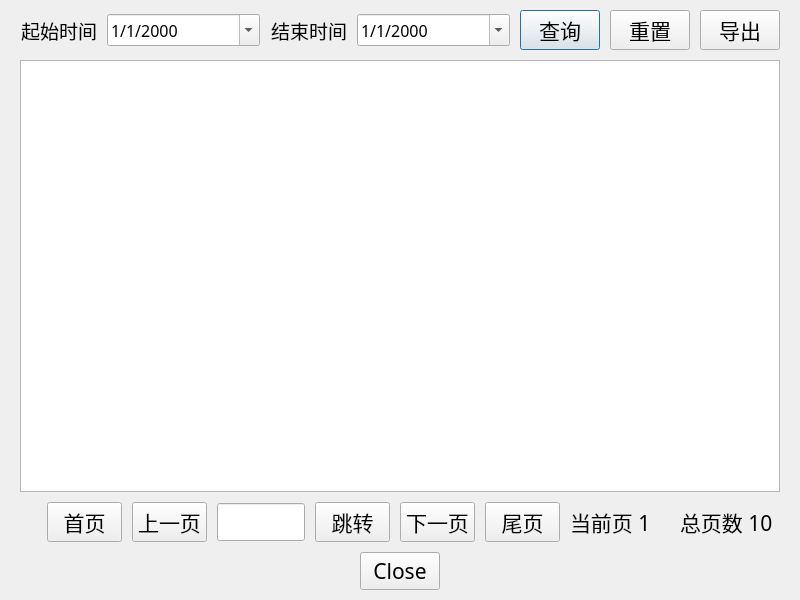
<?xml version="1.0" encoding="UTF-8"?>
<ui version="4.0">
 <class>DataDialog</class>
 <widget class="QDialog" name="DataDialog">
  <property name="geometry">
   <rect>
    <x>0</x>
    <y>0</y>
    <width>800</width>
    <height>600</height>
   </rect>
  </property>
  <property name="minimumSize">
   <size>
    <width>800</width>
    <height>600</height>
   </size>
  </property>
  <property name="windowTitle">
   <string>Dialog</string>
  </property>
  <layout class="QVBoxLayout" name="verticalLayout">
   <property name="spacing">
    <number>10</number>
   </property>
   <property name="leftMargin">
    <number>20</number>
   </property>
   <property name="topMargin">
    <number>10</number>
   </property>
   <property name="rightMargin">
    <number>20</number>
   </property>
   <property name="bottomMargin">
    <number>10</number>
   </property>
   <item>
    <layout class="QHBoxLayout" name="horizontalLayout" stretch="1,2,1,2,1,1,0">
     <property name="spacing">
      <number>10</number>
     </property>
     <property name="leftMargin">
      <number>0</number>
     </property>
     <property name="rightMargin">
      <number>0</number>
     </property>
     <item>
      <widget class="QLabel" name="label">
       <property name="minimumSize">
        <size>
         <width>0</width>
         <height>30</height>
        </size>
       </property>
       <property name="font">
        <font>
         <family>微软雅黑</family>
         <pointsize>14</pointsize>
        </font>
       </property>
       <property name="text">
        <string>起始时间</string>
       </property>
       <property name="alignment">
        <set>Qt::AlignRight|Qt::AlignTrailing|Qt::AlignVCenter</set>
       </property>
      </widget>
     </item>
     <item>
      <widget class="QDateTimeEdit" name="startTE">
       <property name="minimumSize">
        <size>
         <width>150</width>
         <height>30</height>
        </size>
       </property>
       <property name="font">
        <font>
         <family>微软雅黑</family>
         <pointsize>12</pointsize>
        </font>
       </property>
       <property name="displayFormat">
        <string>d/M/yyyy</string>
       </property>
       <property name="calendarPopup">
        <bool>true</bool>
       </property>
       <property name="timeSpec">
        <enum>Qt::LocalTime</enum>
       </property>
      </widget>
     </item>
     <item>
      <widget class="QLabel" name="label_2">
       <property name="minimumSize">
        <size>
         <width>0</width>
         <height>30</height>
        </size>
       </property>
       <property name="font">
        <font>
         <family>微软雅黑</family>
         <pointsize>14</pointsize>
        </font>
       </property>
       <property name="text">
        <string>结束时间</string>
       </property>
       <property name="alignment">
        <set>Qt::AlignRight|Qt::AlignTrailing|Qt::AlignVCenter</set>
       </property>
      </widget>
     </item>
     <item>
      <widget class="QDateTimeEdit" name="stopTE">
       <property name="minimumSize">
        <size>
         <width>150</width>
         <height>30</height>
        </size>
       </property>
       <property name="font">
        <font>
         <family>微软雅黑</family>
         <pointsize>12</pointsize>
        </font>
       </property>
       <property name="displayFormat">
        <string>d/M/yyyy</string>
       </property>
       <property name="calendarPopup">
        <bool>true</bool>
       </property>
      </widget>
     </item>
     <item>
      <widget class="QPushButton" name="queryBtn">
       <property name="minimumSize">
        <size>
         <width>0</width>
         <height>30</height>
        </size>
       </property>
       <property name="font">
        <font>
         <family>微软雅黑</family>
         <pointsize>16</pointsize>
        </font>
       </property>
       <property name="text">
        <string>查询</string>
       </property>
      </widget>
     </item>
     <item>
      <widget class="QPushButton" name="resetBtn">
       <property name="minimumSize">
        <size>
         <width>0</width>
         <height>30</height>
        </size>
       </property>
       <property name="font">
        <font>
         <family>微软雅黑</family>
         <pointsize>16</pointsize>
        </font>
       </property>
       <property name="text">
        <string>重置</string>
       </property>
      </widget>
     </item>
     <item>
      <widget class="QPushButton" name="exportBtn">
       <property name="minimumSize">
        <size>
         <width>75</width>
         <height>30</height>
        </size>
       </property>
       <property name="font">
        <font>
         <family>微软雅黑</family>
         <pointsize>16</pointsize>
        </font>
       </property>
       <property name="text">
        <string>导出</string>
       </property>
      </widget>
     </item>
    </layout>
   </item>
   <item>
    <widget class="QTableView" name="tableView">
     <property name="font">
      <font>
       <family>微软雅黑</family>
       <pointsize>16</pointsize>
      </font>
     </property>
    </widget>
   </item>
   <item>
    <layout class="QHBoxLayout" name="horizontalLayout_2">
     <property name="spacing">
      <number>10</number>
     </property>
     <property name="leftMargin">
      <number>0</number>
     </property>
     <item>
      <spacer name="horizontalSpacer">
       <property name="orientation">
        <enum>Qt::Horizontal</enum>
       </property>
       <property name="sizeHint" stdset="0">
        <size>
         <width>40</width>
         <height>20</height>
        </size>
       </property>
      </spacer>
     </item>
     <item>
      <widget class="QPushButton" name="firstPageBtn">
       <property name="minimumSize">
        <size>
         <width>75</width>
         <height>30</height>
        </size>
       </property>
       <property name="font">
        <font>
         <family>微软雅黑</family>
         <pointsize>16</pointsize>
        </font>
       </property>
       <property name="text">
        <string>首页</string>
       </property>
      </widget>
     </item>
     <item>
      <widget class="QPushButton" name="prePageBtn">
       <property name="minimumSize">
        <size>
         <width>75</width>
         <height>30</height>
        </size>
       </property>
       <property name="font">
        <font>
         <family>微软雅黑</family>
         <pointsize>16</pointsize>
        </font>
       </property>
       <property name="text">
        <string>上一页</string>
       </property>
      </widget>
     </item>
     <item>
      <widget class="QLineEdit" name="currPageBtn">
       <property name="minimumSize">
        <size>
         <width>80</width>
         <height>30</height>
        </size>
       </property>
       <property name="maximumSize">
        <size>
         <width>100</width>
         <height>16777215</height>
        </size>
       </property>
       <property name="font">
        <font>
         <family>微软雅黑</family>
         <pointsize>16</pointsize>
        </font>
       </property>
      </widget>
     </item>
     <item>
      <widget class="QPushButton" name="jumpToBtn">
       <property name="minimumSize">
        <size>
         <width>75</width>
         <height>30</height>
        </size>
       </property>
       <property name="font">
        <font>
         <family>微软雅黑</family>
         <pointsize>16</pointsize>
        </font>
       </property>
       <property name="text">
        <string>跳转</string>
       </property>
      </widget>
     </item>
     <item>
      <widget class="QPushButton" name="nextPageBtn">
       <property name="minimumSize">
        <size>
         <width>75</width>
         <height>30</height>
        </size>
       </property>
       <property name="font">
        <font>
         <family>微软雅黑</family>
         <pointsize>16</pointsize>
        </font>
       </property>
       <property name="text">
        <string>下一页</string>
       </property>
      </widget>
     </item>
     <item>
      <widget class="QPushButton" name="lastPageBtn">
       <property name="minimumSize">
        <size>
         <width>75</width>
         <height>30</height>
        </size>
       </property>
       <property name="font">
        <font>
         <family>微软雅黑</family>
         <pointsize>16</pointsize>
        </font>
       </property>
       <property name="text">
        <string>尾页</string>
       </property>
      </widget>
     </item>
     <item>
      <widget class="QLabel" name="currPageLab">
       <property name="minimumSize">
        <size>
         <width>100</width>
         <height>30</height>
        </size>
       </property>
       <property name="font">
        <font>
         <family>微软雅黑</family>
         <pointsize>16</pointsize>
        </font>
       </property>
       <property name="text">
        <string>当前页 1</string>
       </property>
      </widget>
     </item>
     <item>
      <widget class="QLabel" name="totalPageLab">
       <property name="minimumSize">
        <size>
         <width>100</width>
         <height>30</height>
        </size>
       </property>
       <property name="font">
        <font>
         <family>微软雅黑</family>
         <pointsize>16</pointsize>
        </font>
       </property>
       <property name="text">
        <string>总页数 10</string>
       </property>
      </widget>
     </item>
    </layout>
   </item>
   <item>
    <widget class="QDialogButtonBox" name="closeBtn">
     <property name="minimumSize">
      <size>
       <width>200</width>
       <height>30</height>
      </size>
     </property>
     <property name="font">
      <font>
       <family>微软雅黑</family>
       <pointsize>16</pointsize>
      </font>
     </property>
     <property name="orientation">
      <enum>Qt::Horizontal</enum>
     </property>
     <property name="standardButtons">
      <set>QDialogButtonBox::Close</set>
     </property>
     <property name="centerButtons">
      <bool>true</bool>
     </property>
    </widget>
   </item>
  </layout>
 </widget>
 <resources/>
 <connections>
  <connection>
   <sender>closeBtn</sender>
   <signal>accepted()</signal>
   <receiver>DataDialog</receiver>
   <slot>accept()</slot>
   <hints>
    <hint type="sourcelabel">
     <x>248</x>
     <y>254</y>
    </hint>
    <hint type="destinationlabel">
     <x>157</x>
     <y>274</y>
    </hint>
   </hints>
  </connection>
  <connection>
   <sender>closeBtn</sender>
   <signal>rejected()</signal>
   <receiver>DataDialog</receiver>
   <slot>reject()</slot>
   <hints>
    <hint type="sourcelabel">
     <x>316</x>
     <y>260</y>
    </hint>
    <hint type="destinationlabel">
     <x>286</x>
     <y>274</y>
    </hint>
   </hints>
  </connection>
 </connections>
</ui>
